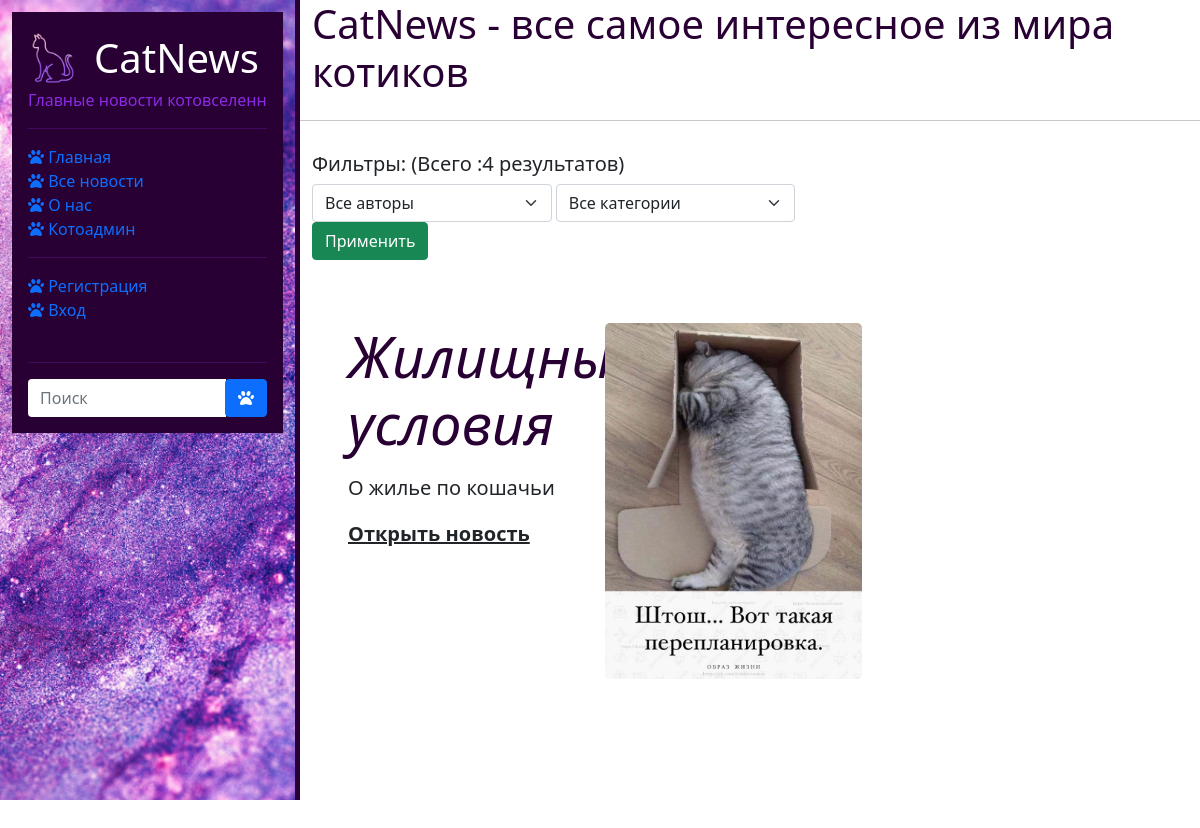
The page /news/show (upper part) on the database as committed earlier.
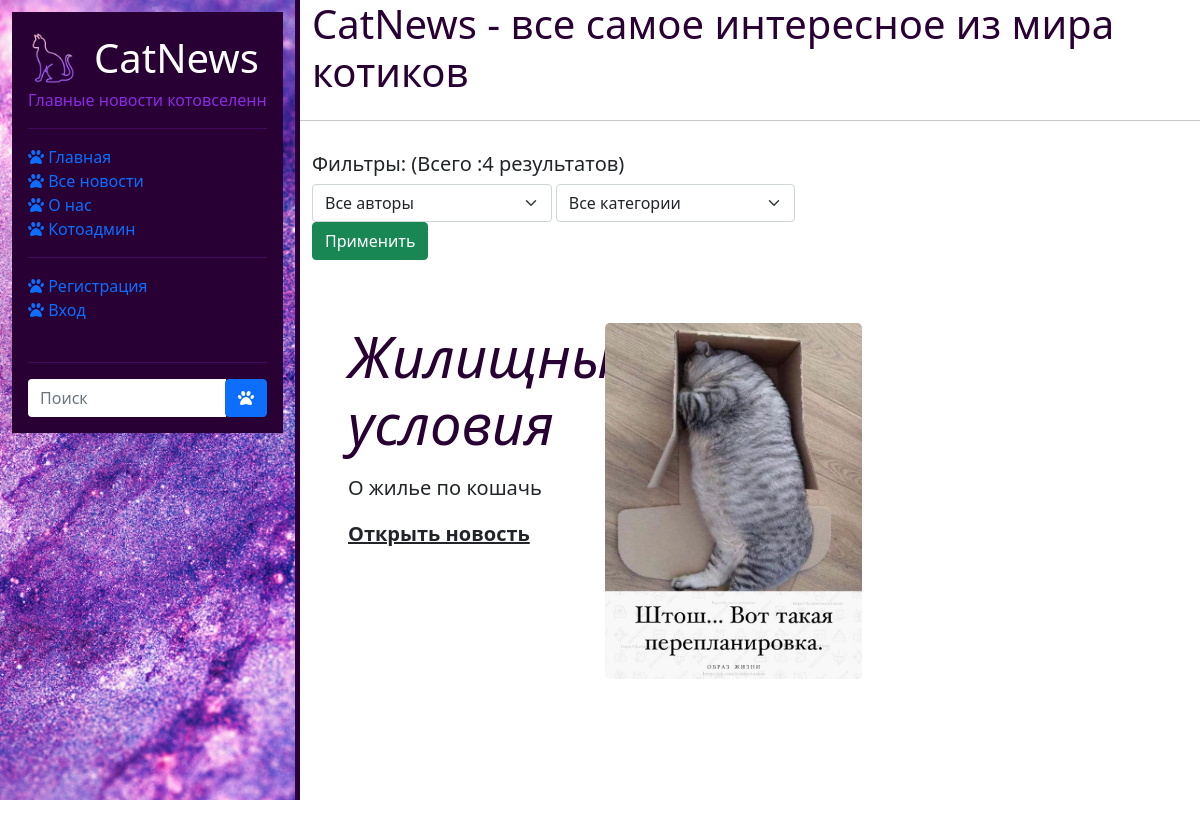
The same page on the database as committed later.
### news/models.py (models this page shows, shortened)
class Article(models.Model):
    categories = (('E','Экономика'),
                  ('N','Новости'),
                  ('J','Жилье'),
                  ('R','Разное'))
    author = models.ForeignKey(User, on_delete=models.SET_NULL, null=True)
    title = models.CharField('Название',max_length=50,default='')
    anouncement = models.TextField('Аннотация',max_length=250)
    text = models.TextField('Текст новости')
    date = models.DateTimeField('Дата публикации',auto_now=True)
    category = models.CharField(choices=categories, max_length=20,verbose_name='Категории')
    tags = models.ManyToManyField(to=Tag, blank=True)
    slug = models.SlugField()
    objects = models.Manager()
    published = PublishedToday()
    class Meta:
        ordering = ['title','date']
        verbose_name= 'Новость'
        verbose_name_plural='Новости'

class Image(models.Model):
    article = models.ForeignKey(Article, on_delete=models.CASCADE)
    title = models.CharField(max_length=50, blank=True)
    image = models.ImageField(upload_to='article_images/') #лучше добавить поле default !!!

### news/views.py (the view)
# urls.py: path('',views.index, name='home'),
def index(request):
    categories = Article.categories #создали перечень категорий
    author_list = User.objects.all() #создали перечень авторов
    if request.method == "POST":
        selected_author = int(request.POST.get('author_filter'))
        selected_category = int(request.POST.get('category_filter'))
        if selected_author == 0: #выбраны все авторы
            articles = Article.objects.all()
        else:
            articles = Article.objects.filter(author=selected_author)
        if selected_category != 0: #фильтруем найденные по авторам результаты по категориям
            articles = articles.filter(category__icontains=categories[selected_category-1][0])
    else: #если страница открывется впервые
        selected_author = 0
        selected_category = 0
        articles = Article.objects.all()
        context = {'articles': articles, 'author_list': author_list, 'selected_author': selected_author,
                   'categories': categories, 'selected_category': selected_category}
    return render(request,'news/news_list.html',context)

### news/templates/news/news_list.html (shortened to what this page needs)
{% extends 'main/base_template.html' %}
{% load static %}
{% load bootstrap5 %}
{% block content %}
<link rel="stylesheet" href="https://ajax.googleapis.com/ajax/libs/jqueryui/1.11.4/themes/smoothness/jquery-ui.css">
<div class="content_center">
    <div class="row">
        <label><h5> Фильтры: (Всего :{{ articles|length }} результатов) </h5>
            <form method="post">
                        <div class="form-group col-11">
                            <select class="form-select" name="author_filter" style="width:40%">
                                <option value="0">Все авторы</option>
                            </select>
                            <select class="form-select" name="category_filter" style="width:40%">
                                <option value="0">Все категории</option>
                            </select>
                            <input type="submit" class="btn btn-success" value="Применить">
                        </div>
            </form>
        </label>
    </div>
    <div class="row">
        {% for article in articles %}
            <div class="single_news">
            <div class="p-4 p-md-5">
                <div class="row">
                    <div class="col-md-{% if article.image_set.all %}6{% else %}12 {% endif %} px-0">
                        <h1 class="display-4 fst-italic"> {{ article.title }}</h1>
                        <p class="lead my-3">{{ article.anouncement }}</p>
                        <p class="lead mb-0"><a href="{% url 'news_detail' article.pk %}" class="fw-bold text-dark">Открыть новость
                        </a>
                        </p>
                    </div>
                    {% if article.image_set.all %}
                    <div class="col-md-6 px-0">
                        <img src="{{ article.image_set.all.0.image.url }}"
                             style="width:100%; height:auto; border-radius:5px;">
                        <br>
                        <br>
                    </div>
                    {% endif %}
                </div>
            </div>
        </div>
        {% endfor %}
    </div>
</div>
{% endblock %}

Rows that differ between the two databases and show on the page:
changed Article "Жилищные условия": anouncement "О жилье по кошачьи" → "О жилье по кошачь"
